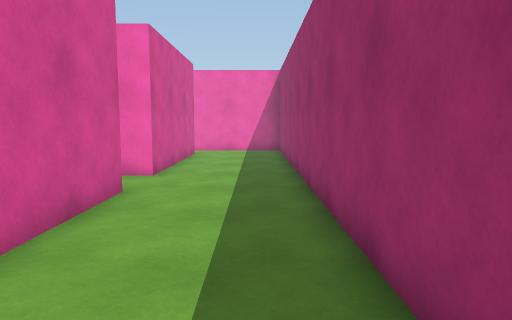
View 1 (above)

24 first-person views from a walk through a 3-D level made in the Unity game engine. The camera is 1.3 m above the floor, tilts 6° down and sees 70° across. The floor is counted in squares, 0.89 m on a side. Each view is taken from the middle of a square. On the plan, view 1 faces up. The plan holds only what a view shows up to about 16 squares ahead; the rest is blank. The player character is not drawn.

View 2
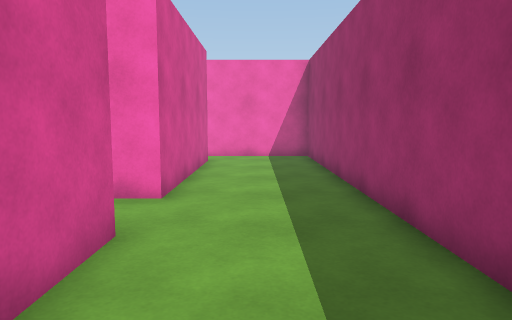

View 3
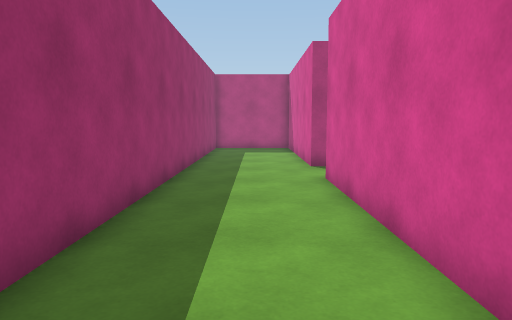

View 4
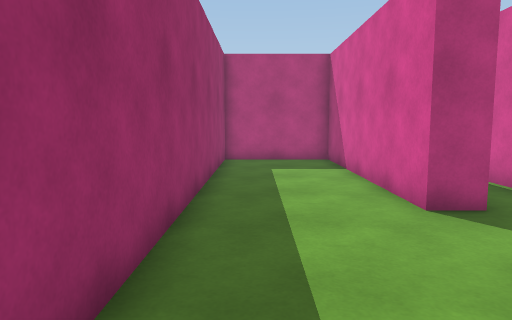

View 5
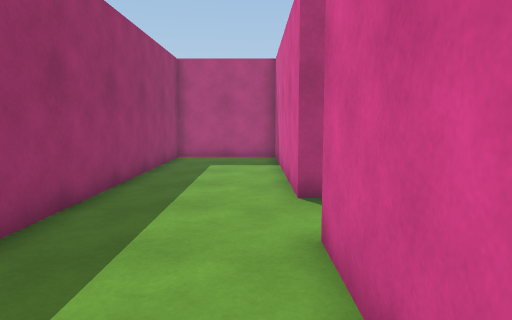

View 6
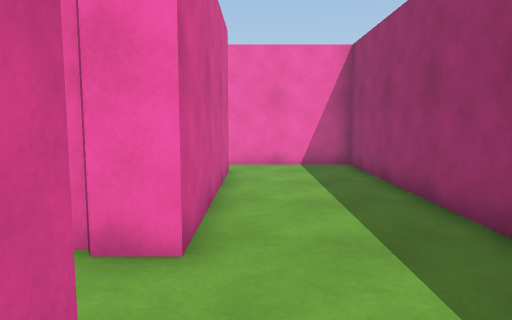

View 7
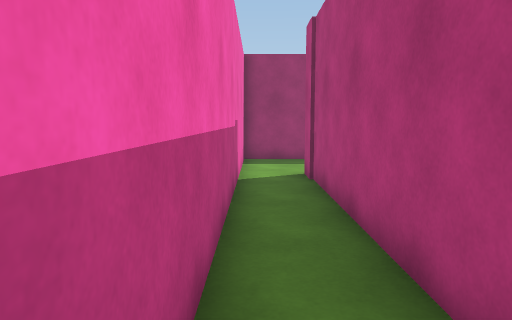

View 8
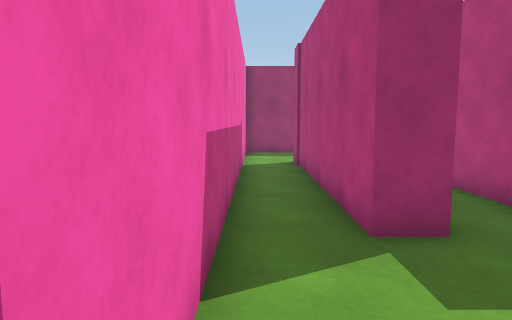

View 9
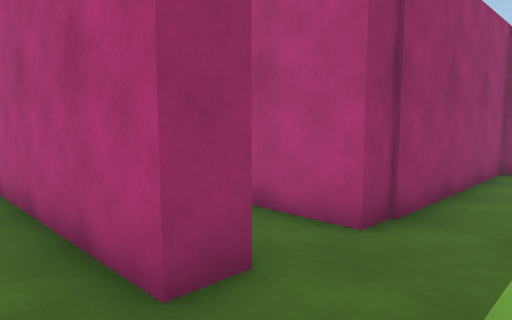

View 10
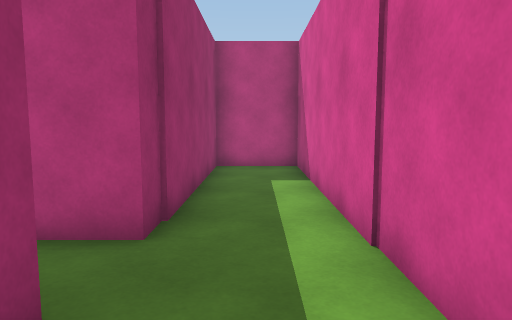

View 11
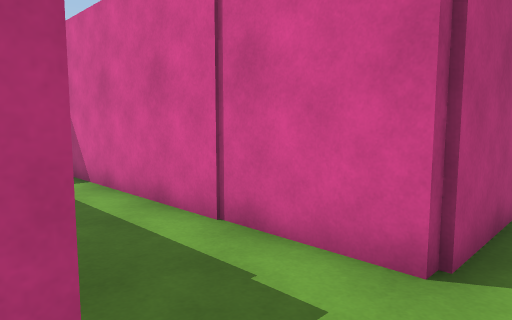

View 12
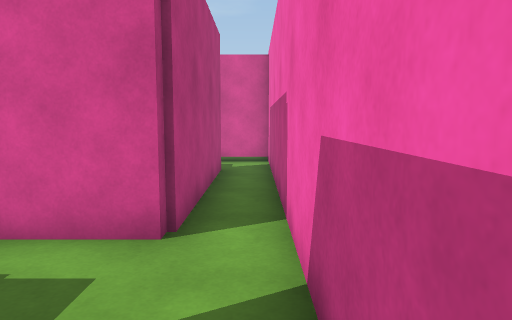

View 13
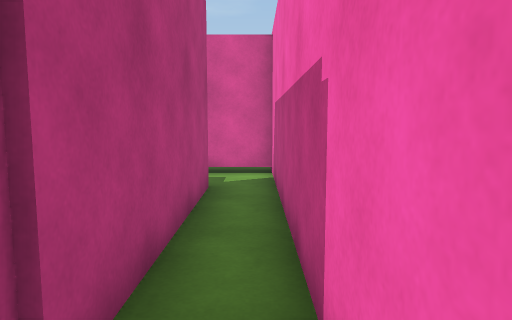

View 14
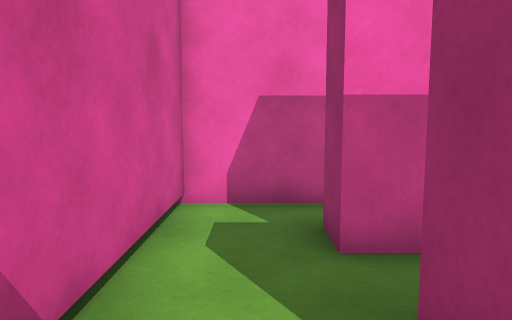

View 15
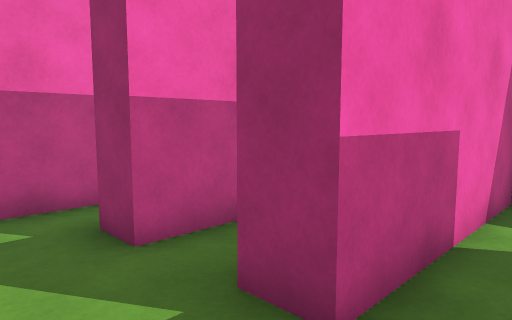

View 16
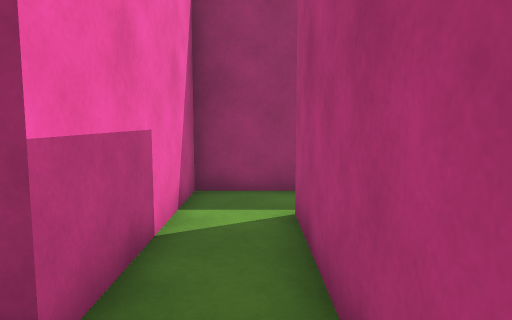

View 17
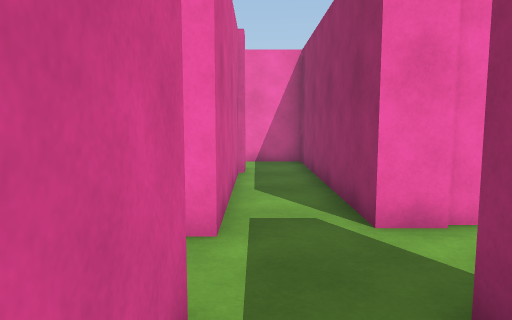

View 18
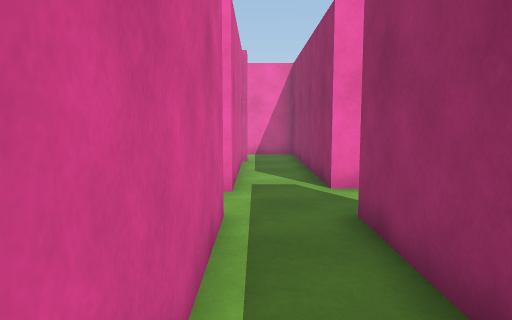

View 19
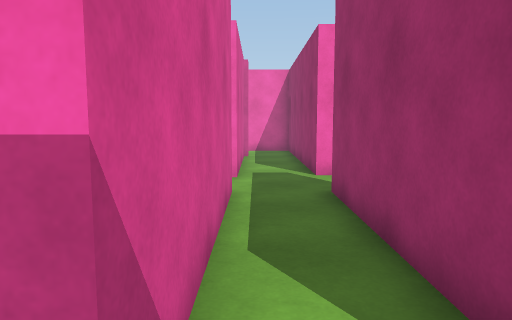

View 20
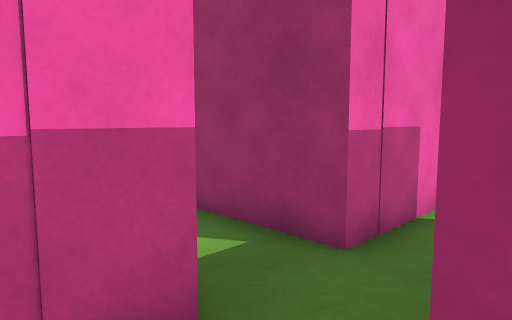

View 21
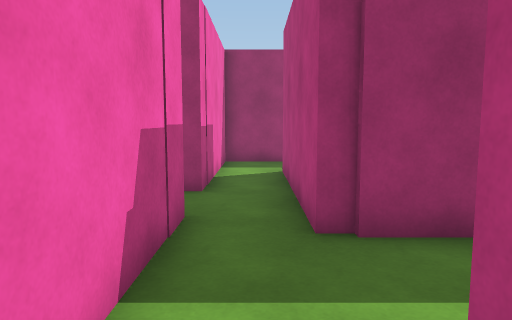

View 22
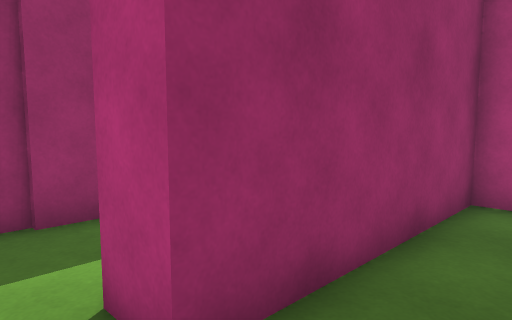

View 23
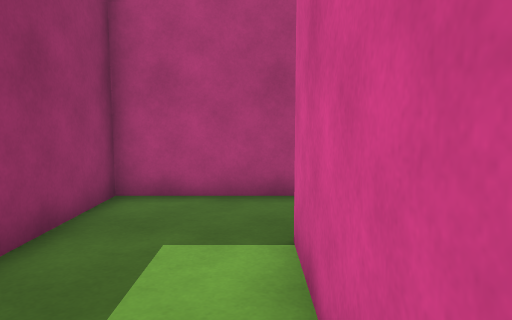

View 24
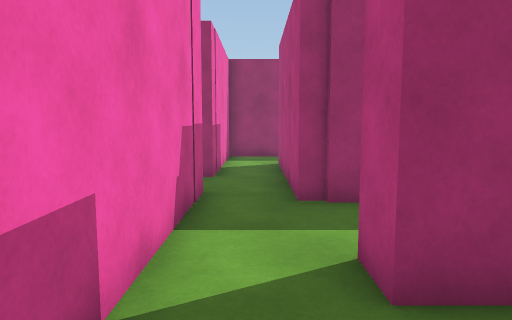

### Floor plan
Points are (right, up) in squares from view 1. A wall is a line through its corners. A room is listed if a view was taken in it or the views show most of it. See-through windows are left out.
Room 1 (views 1, 2, 3, 4, 5, 6, 7, 8, 9, 10, 11, 12, 13)
walls: (-2.8, 7.6) (-2.8, -1.4); (-11.5, 12.6) (-11.5, 13.6) (-7.9, 13.6); (-11.5, 15.5) (-11.5, 16.5) (-2.8, 16.5) (-2.8, 9.8) (-3.9, 9.8); (-3.9, -3.9) (-2.8, -3.9) (-2.8, -12.1) (1.2, -12.1) (1.2, 18.5) (-23.3, 18.5) (-23.3, 15.5); (-20.9, 15.9) (-20.9, 16.9) (-14.4, 16.9) (-14.4, 6.1) (-11.7, 6.1) (-11.7, 12.8)
ways out: opening at (-22.5, 16.5) to room 2; opening at (-3.5, -2.5); opening at (-3.5, 8.5)
Room 2 (views 14, 15, 16, 17, 18, 19)
walls: (-17.5, 10.4) (-17.5, 4.5) (-18, 4.5); (-13.8, 4.9) (-15.4, 4.9) (-15.4, 13.3) (-20.9, 13.3) (-20.9, 14.4); (-17.5, 2.6) (-17.5, -3.9) (-18.5, -3.9); (-22.2, 11.4) (-17.3, 11.4) (-17.3, 10.4); (-19.4, 15.9) (-20.9, 15.9); (-23.3, 15.5) (-23.3, 13.8); (-12.4, -3.9) (-15.4, -3.9) (-15.4, 2.6); (-18.3, -5.8) (-12.4, -5.8)
ways out: opening at (-22.5, 16.5) to room 1; opening at (-18, -5) to room 3; opening at (-18, 3.5); opening at (-15, 3.5); opening at (-13, -5)
Room 3 (view 20)
walls: (-18.5, -7.9) (-18.5, -6.2); (-18.3, -6.4) (-18.3, -5.8); (-22.2, -6.1) (-21.1, -6.1); (-18.5, -3.9) (-22.5, -3.9)
ways out: opening at (-18, -5) to room 2; opening at (-21.5, -5.5) to room 4
Room 4 (views 21, 22, 23, 24)
walls: (-25.5, -5.6) (-25.5, -9.4); (-22.5, -3.9) (-23.5, -3.9); (-25.9, -12.1) (-22.2, -12.1) (-22.2, -6.1)
ways out: opening at (-21.5, -5.5) to room 3; opening at (-26, -10.5)

Where each view was taken, in squares from view 1:
view 1: 0 up, 0 right, facing up
view 2: 3 up, 1 left, facing up
view 3: 8 up, 1 left, facing down
view 4: 2 up, 0 right, facing down
view 5: 3 up, 2 left, facing down
view 6: 6 up, 2 left, facing up
view 7: 18 up, 13 left, facing right
view 8: 18 up, 16 left, facing right
view 9: 18 up, 14 left, facing down-right
view 10: 18 up, 13 left, facing down
view 11: 18 up, 11 left, facing down-left
view 12: 18 up, 10 left, facing left
view 13: 18 up, 13 left, facing left
view 14: 12 up, 22 left, facing up
view 15: 12 up, 23 left, facing up-right
view 16: 12 up, 23 left, facing right
view 17: 0 up, 17 left, facing up
view 18: 3 down, 17 left, facing up
view 19: 5 down, 17 left, facing up
view 20: 6 down, 19 left, facing up-right
view 21: 5 down, 23 left, facing right
view 22: 5 down, 24 left, facing down-right
view 23: 5 down, 25 left, facing down
view 24: 5 down, 25 left, facing right
